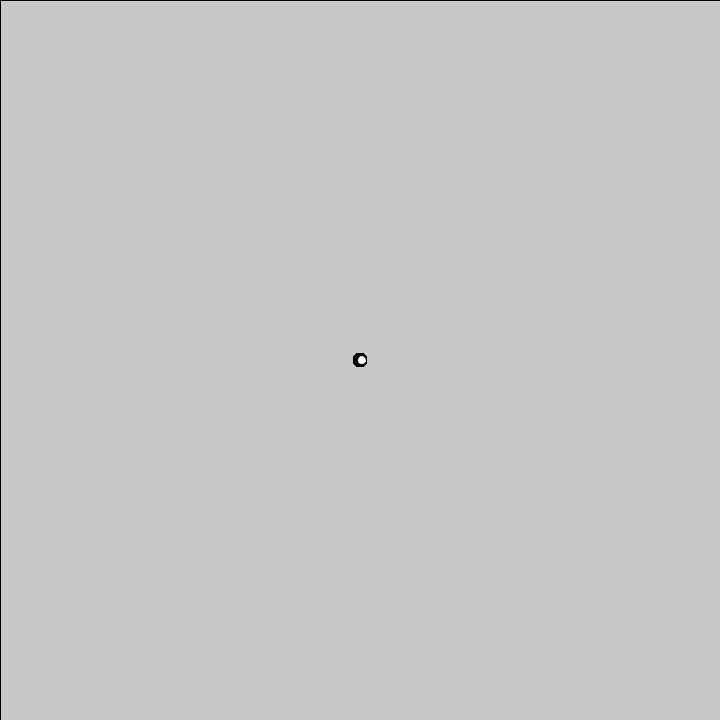
Frame 1 (no input)
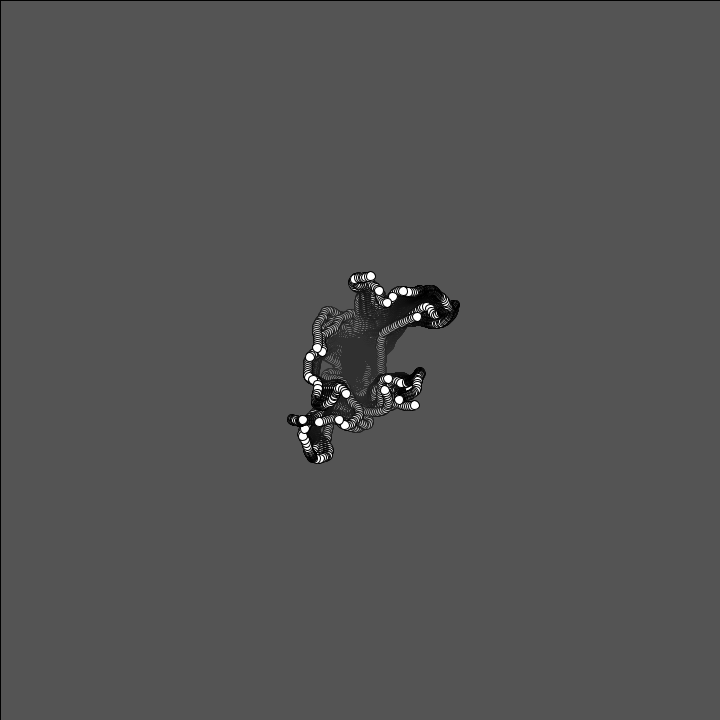
Frame 60 (the mouse pressed at the canvas centre just before this capture)
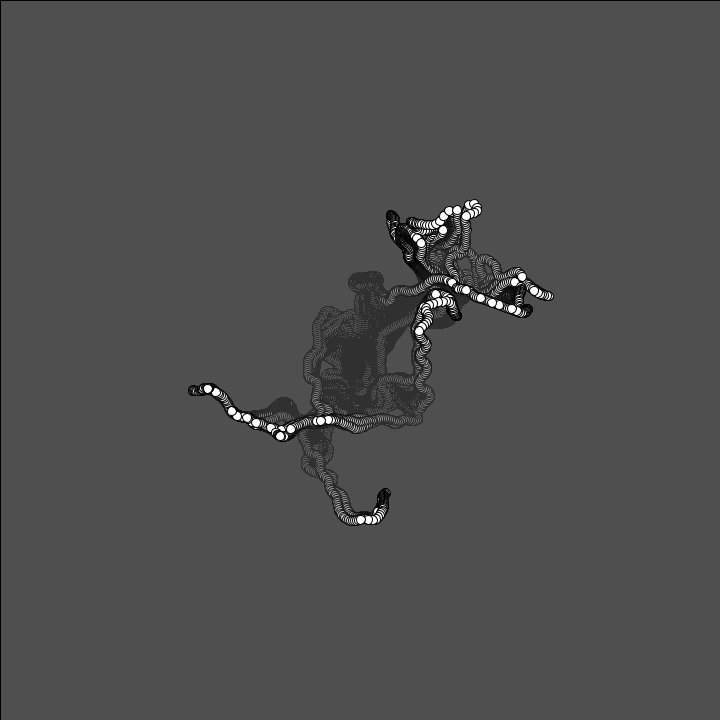
Frame 120 (the mouse held since frame 60 and released just before this capture)

The Processing sketch that drew these frames (run headless with seeded random() and noise(); from frame 60 on, the mouse is pressed at the canvas centre):

// Processing sketch: sketch_2112020_SnakeHollow
// ── sketch_2112020_SnakeHollow.pde
float[] p=new float[998];float n;int i,c;
void setup(){size(720,720);}
void draw(){
fill(64,8);
square(0,0,720);
fill(-1);
translate(360,360);
for(i=0;i<998;i+=2)
circle(p[i]+=cos(n=noise(p[i]*.01,p[i+1]*.01,i*.001+n*.01)*TAU*9)*2,p[i+1]+=sin(n)*2,9);
}
